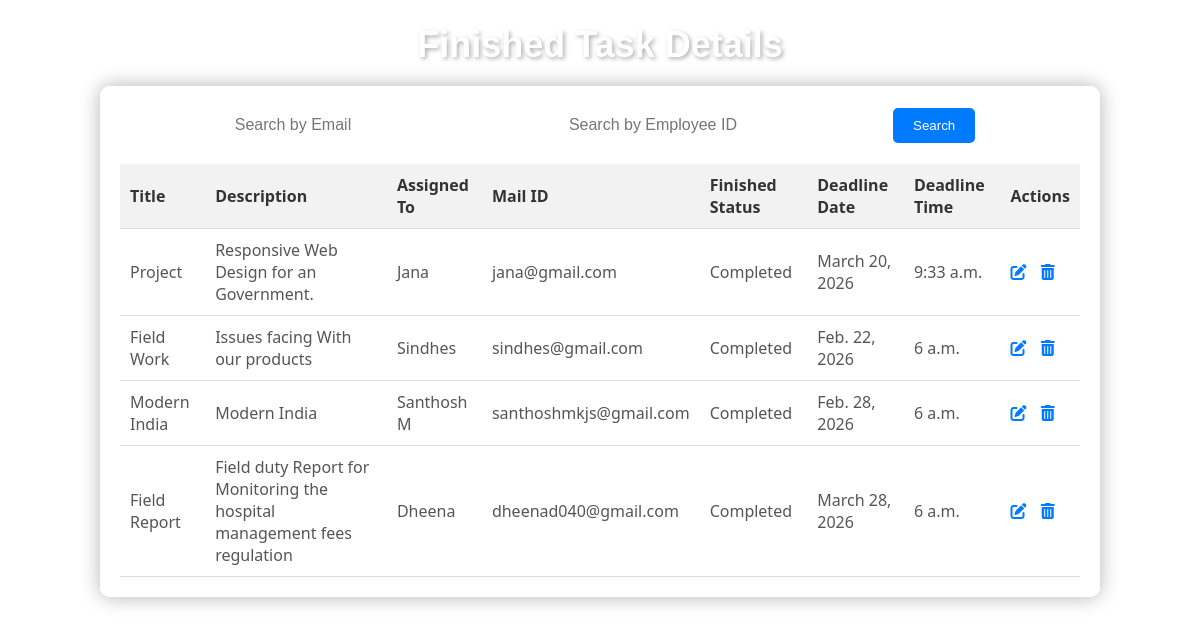
Screenshot of /AdminDashboard/finish-task/ with the database file from the repository.
### TaskApp/models.py (models this page shows, shortened)
class FinishedTask(models.Model):
    title = models.CharField(max_length=100)
    description = models.TextField()
    assigned_to = models.ForeignKey(Employee, on_delete=models.CASCADE)
    deadline_date = models.DateField()
    deadline_time = models.TimeField()
    email = models.EmailField()
    finished = models.BooleanField(default=False)

class Employee(models.Model):
    name = models.CharField(max_length=100)
    department = models.CharField(max_length=100)
    employee_id = models.IntegerField(unique=True, null=True)
    address = models.CharField(max_length=100)
    contact_number = models.CharField(max_length=15)
    destination = models.CharField(max_length=100, blank=True, null=True)
    date_of_birth = models.DateField(null=True, blank=True)
    date_of_joining = models.DateField(null=True, blank=True)
    email = models.EmailField(unique=False)
    newemail = models.EmailField(null=True)
    password = models.CharField(max_length=100)
    designation = models.CharField(max_length=100, blank=True, null=True)
    description = models.TextField(blank=True, null=True)
    picture = models.ImageField(
        upload_to='employee_pictures/', blank=True, null=True)
    def __str__(self):
        return self.name

### TaskApp/views.py (the view)
# urls.py: path('AdminDashboard/finish-task/', views.finish_task, name='finish_task'),
def finish_task(request):
    finished_tasks = FinishedTask.objects.all()
    return render(request, 'finish_task.html', {'finished_tasks': finished_tasks})

### TaskApp/templates/finish_task.html (shortened to what this page needs)
    <!DOCTYPE html>
    <html lang="en">
    <head>
        <link rel="stylesheet" href="https://cdnjs.cloudflare.com/ajax/libs/font-awesome/6.0.0-beta3/css/all.min.css">
    </head>
    <body>
        <h1>Finished Task Details</h1>
        <div class="container">
            <div class="search-container">
                <form method="GET" action="{% url 'search_employee' %}">
                    <input type="text" name="email" value="{{ query_email }}" placeholder="Search by Email">
                    <input type="text" name="emp_id" value="{{ query_emp_id }}" placeholder="Search by Employee ID">
                    <button onclick="searchEmployees()">Search</button>
                </form>
            </div>
            <div class="table-container">
                <table>
                    <thead>
                        <tr>
                            <th>Title</th>
                            <th>Description</th>
                            <th>Assigned To</th>
                            <th>Mail ID</th>
                            <th>Finished Status</th>
                            <th>Deadline Date</th>
                            <th>Deadline Time</th>
                            <th>Actions</th>
                        </tr>
                    </thead>
                    <tbody>
                        {% for finishedtask in finished_tasks %}
                            <tr>
                                <td>{{ finishedtask.title }}</td>
                                <td>{{ finishedtask.description }}</td>
                                <td>{{ finishedtask.assigned_to }}</td>
                                <td>{{ finishedtask.email }}</td>
                                <td>{% if finishedtask.finished %}
                                     Completed
                                {% else %}
                                     Pending
                                {% endif %}</td>
                                <td>{{ finishedtask.deadline_date }}</td>
                                <td>{{ finishedtask.deadline_time }}</td>
                               <td>
                                    <a href="{% url 'finish_task_edit' finishedtask.id %}" class="edit-icon"><i class="fas fa-edit"></i></a>
                                    <a href="{% url 'finish_task_delete' finishedtask.id %}" class="delete-icon"><i class="fas fa-trash-alt"></i></a>
                                </td>
                        </tr>
                        {% endfor %}
                    </tbody>
                </table>
            </div>
        </div>
    </body>
    </html>

### TaskApp/templates/finish_task.html (style rules this page uses)
body { font-family: 'Segoe UI', Tahoma, Geneva, Verdana, sans-serif; margin: 0; padding: 0; background-image: url('https://source.unsplash.com/1600x900/?employee'); background-size:cover; background-position: center; background-repeat:no-repeat; color: black; }
h1 { text-align: center; margin-bottom: 20px; font-family: 'Poppins', sans-serif; font-size: 36px; color: #fff; text-shadow: 2px 2px 4px rgba(0, 0, 0, 0.3); }
.container { width: 80%; margin: 0 auto; background-color: rgba(255, 255, 255, 0.9); padding: 20px; border-radius: 10px; box-shadow: 0 0 20px rgba(0, 0, 0, 0.3); }
.table-container { overflow-x: auto; }
table { width: 100%; border-collapse: collapse; }
th, td { padding: 10px; text-align: left; border-bottom: 1px solid #dddddd; }
th { background-color: #f2f2f2; font-weight: 600; color: #333; }
td { font-weight: 400; color: #555; }
.search-container { display: flex; justify-content: center; align-items: center; margin-bottom: 20px; }
.search-container input[type=text] { width: 300px; padding: 10px; border: none; border-radius: 5px; font-size: 16px; background-color: rgba(255, 255, 255, 0.8); margin-right: 10px; transition: background-color 0.3s, box-shadow 0.3s; }
.search-container button { padding: 10px 20px; border: none; border-radius: 5px; background-color: #007bff; color: #ffffff; cursor: pointer; transition: background-color 0.3s; }
.edit-icon, .delete-icon { color: #007bff; margin-right: 10px; cursor: pointer; transition: color 0.3s; }

### rows the page displays
FinishedTask: title "Project", description "Responsive Web Design for an Government.", assigned_to "Jana", email "jana@gmail.com", finished "Completed", deadline_date "March 20, 2026", deadline_time "9:33 a.m."
FinishedTask: title "Field Work", description "Issues facing With our products", assigned_to "Sindhes", email "sindhes@gmail.com", finished "Completed", deadline_date "Feb. 22, 2026", deadline_time "6 a.m."
FinishedTask: title "Modern India", description "Modern India", assigned_to "Santhosh M", email "santhoshmkjs@gmail.com", finished "Completed", deadline_date "Feb. 28, 2026", deadline_time "6 a.m."
FinishedTask: title "Field Report", description "Field duty Report for Monitoring the hospital management fees regulation", assigned_to "Dheena", email "dheenad040@gmail.com", finished "Completed", deadline_date "March 28, 2026", deadline_time "6 a.m."
